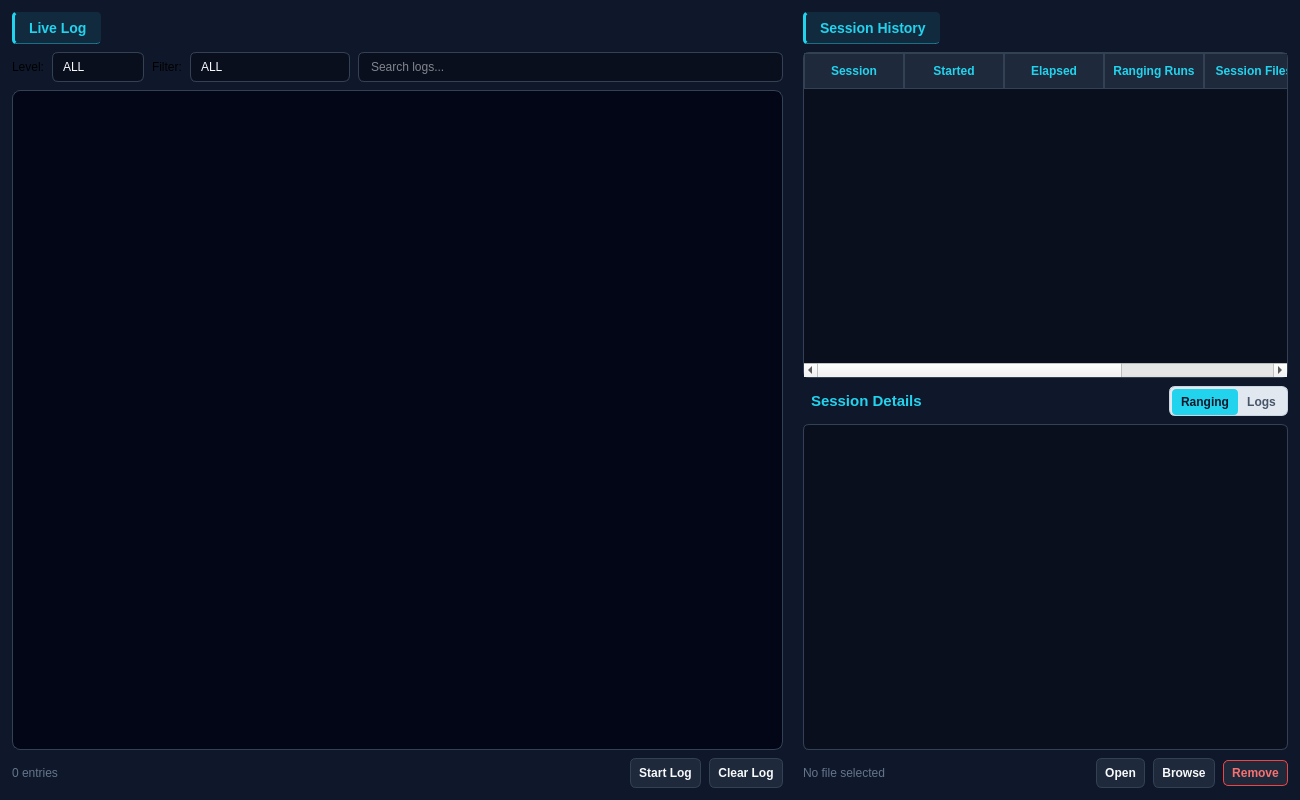
<?xml version="1.0" encoding="UTF-8"?>
<ui version="4.0">
 <class>LogTab</class>
 <widget class="QWidget" name="LogTab">
  <property name="geometry">
   <rect>
    <x>0</x>
    <y>0</y>
    <width>1300</width>
    <height>800</height>
   </rect>
  </property>
  <property name="styleSheet">
   <string notr="true">QWidget#LogTab { background: #0F172A; color: #F8FAFC; font-family: 'Segoe UI'; font-size: 13px; }
QPushButton { background-color: #1E293B; color: #F8FAFC; border: 1px solid #334155; border-radius: 6px; padding: 4px 8px; font-weight: bold; min-height: 20px; }
QPushButton:hover { background-color: #253346; border-color: #22D3EE; }
QPushButton:disabled { background-color: #0A0F1E; color: #64748B; border-color: #334155; }
QLineEdit, QComboBox { background-color: #0A0F1E; color: #F8FAFC; border: 1px solid #334155; border-radius: 6px; padding: 6px 10px; }
QLineEdit:focus, QComboBox:focus { border-color: #22D3EE; }
QComboBox::drop-down { border: none; width: 28px; }
QComboBox QAbstractItemView { background-color: #1E293B; color: #F8FAFC; border: 1px solid #334155; selection-background-color: #0E7490; selection-color: #F8FAFC; }
QTableWidget { background-color: #0A0F1E; color: #F8FAFC; border: 1px solid #334155; border-radius: 6px; gridline-color: #334155; selection-background-color: rgba(34, 211, 238, 0.15); selection-color: #22D3EE; alternate-background-color: #1E293B; }
QHeaderView::section { background-color: #1E293B; color: #22D3EE; border: 1px solid #334155; padding: 8px; font-weight: bold; }
QSplitter::handle { background-color: #0F172A; }</string>
  </property>
  <layout class="QVBoxLayout" name="main_outer_layout">
   <property name="spacing">
    <number>0</number>
   </property>
   <property name="leftMargin">
    <number>0</number>
   </property>
   <property name="topMargin">
    <number>0</number>
   </property>
   <property name="rightMargin">
    <number>0</number>
   </property>
   <property name="bottomMargin">
    <number>0</number>
   </property>
   <item>
    <widget class="QSplitter" name="splitter">
     <property name="orientation">
      <enum>Qt::Horizontal</enum>
     </property>
     <property name="childrenCollapsible">
      <bool>false</bool>
     </property>
     <widget class="QWidget" name="log_widget">
      <layout class="QVBoxLayout" name="log_layout">
       <property name="spacing">
        <number>8</number>
       </property>
       <property name="leftMargin">
        <number>12</number>
       </property>
       <property name="topMargin">
        <number>12</number>
       </property>
       <property name="rightMargin">
        <number>8</number>
       </property>
       <property name="bottomMargin">
        <number>12</number>
       </property>
       <item>
        <layout class="QHBoxLayout" name="log_header">
         <property name="spacing">
          <number>8</number>
         </property>
         <item>
          <widget class="QLabel" name="log_title">
           <property name="minimumSize">
            <size>
             <width>0</width>
             <height>32</height>
            </size>
           </property>
           <property name="maximumSize">
            <size>
             <width>16777215</width>
             <height>32</height>
            </size>
           </property>
           <property name="font">
            <font>
             <family>Segoe UI</family>
             <pointsize>10</pointsize>
             <weight>75</weight>
             <bold>true</bold>
            </font>
           </property>
           <property name="styleSheet">
            <string notr="true">color: #22D3EE; background-color: #112A3E; border-left: 3px solid #22D3EE; border-bottom: 1px solid rgba(34, 211, 238, 0.45); border-radius: 4px; padding: 4px 10px; font-family: 'Segoe UI'; font-size: 14px; font-weight: bold;</string>
           </property>
           <property name="text">
            <string>Live Log</string>
           </property>
           <property name="alignment">
            <set>Qt::AlignLeading|Qt::AlignLeft|Qt::AlignVCenter</set>
           </property>
          </widget>
         </item>
         <item>
          <spacer name="header_spacer">
           <property name="orientation">
            <enum>Qt::Horizontal</enum>
           </property>
           <property name="sizeHint" stdset="0">
            <size>
             <width>40</width>
             <height>20</height>
            </size>
           </property>
          </spacer>
         </item>
        </layout>
       </item>
       <item>
        <layout class="QHBoxLayout" name="log_filters">
         <property name="spacing">
          <number>8</number>
         </property>
         <item>
          <widget class="QLabel" name="lbl_level">
           <property name="text">
            <string>Level:</string>
           </property>
          </widget>
         </item>
         <item>
          <widget class="QComboBox" name="filter_level">
           <property name="minimumSize">
            <size>
             <width>86</width>
             <height>0</height>
            </size>
           </property>
           <property name="maximumSize">
            <size>
             <width>92</width>
             <height>16777215</height>
            </size>
           </property>
           <item>
            <property name="text">
             <string>ALL</string>
            </property>
           </item>
           <item>
            <property name="text">
             <string>INFO</string>
            </property>
           </item>
           <item>
            <property name="text">
             <string>WARN</string>
            </property>
           </item>
           <item>
            <property name="text">
             <string>ERROR</string>
            </property>
           </item>
           <item>
            <property name="text">
             <string>DEBUG</string>
            </property>
           </item>
          </widget>
         </item>
         <item>
          <widget class="QLabel" name="lbl_source">
           <property name="text">
            <string>Filter:</string>
           </property>
          </widget>
         </item>
         <item>
          <widget class="QComboBox" name="filter_source">
           <property name="minimumSize">
            <size>
             <width>160</width>
             <height>0</height>
            </size>
           </property>
           <property name="maximumSize">
            <size>
             <width>190</width>
             <height>16777215</height>
            </size>
           </property>
           <property name="toolTip">
            <string>Filter by log object code</string>
           </property>
           <item>
            <property name="text">
             <string>ALL</string>
            </property>
           </item>
          </widget>
         </item>
         <item>
          <widget class="QLineEdit" name="search_edit">
           <property name="minimumSize">
            <size>
             <width>170</width>
             <height>0</height>
            </size>
           </property>
           <property name="placeholderText">
            <string>Search logs...</string>
           </property>
          </widget>
         </item>
        </layout>
       </item>
       <item>
        <widget class="QTextEdit" name="log_text">
         <property name="font">
          <font>
           <family>Cascadia Code</family>
           <pointsize>11</pointsize>
          </font>
         </property>
         <property name="styleSheet">
          <string notr="true">QTextEdit { background-color: #020617; color: #10B981; border: 1px solid #334155; border-radius: 8px; padding: 8px; }</string>
         </property>
         <property name="readOnly">
          <bool>true</bool>
         </property>
        </widget>
       </item>
       <item>
        <layout class="QHBoxLayout" name="log_btns">
         <property name="spacing">
          <number>8</number>
         </property>
         <item>
          <widget class="QLabel" name="log_count">
           <property name="styleSheet">
            <string notr="true">color: #64748B;</string>
           </property>
           <property name="text">
            <string>0 entries</string>
           </property>
          </widget>
         </item>
         <item>
          <spacer name="btns_spacer">
           <property name="orientation">
            <enum>Qt::Horizontal</enum>
           </property>
           <property name="sizeHint" stdset="0">
            <size>
             <width>40</width>
             <height>20</height>
            </size>
           </property>
          </spacer>
         </item>
         <item>
          <widget class="QPushButton" name="btn_start_log">
           <property name="toolTip">
            <string>Start log streaming from device</string>
           </property>
           <property name="text">
            <string>Start Log</string>
           </property>
          </widget>
         </item>
         <item>
          <widget class="QPushButton" name="btn_clear_log">
           <property name="toolTip">
            <string>End and save the current log run</string>
           </property>
           <property name="text">
            <string>Clear Log</string>
           </property>
          </widget>
         </item>
        </layout>
       </item>
      </layout>
     </widget>
     <widget class="QWidget" name="history_widget">
      <layout class="QVBoxLayout" name="history_layout">
       <property name="spacing">
        <number>8</number>
       </property>
       <property name="leftMargin">
        <number>8</number>
       </property>
       <property name="topMargin">
        <number>12</number>
       </property>
       <property name="rightMargin">
        <number>12</number>
       </property>
       <property name="bottomMargin">
        <number>12</number>
       </property>
       <item>
        <layout class="QHBoxLayout" name="hist_header">
         <property name="spacing">
          <number>8</number>
         </property>
         <item>
          <widget class="QLabel" name="hist_title">
           <property name="minimumSize">
            <size>
             <width>0</width>
             <height>32</height>
            </size>
           </property>
           <property name="maximumSize">
            <size>
             <width>16777215</width>
             <height>32</height>
            </size>
           </property>
           <property name="font">
            <font>
             <family>Segoe UI</family>
             <pointsize>10</pointsize>
             <weight>75</weight>
             <bold>true</bold>
            </font>
           </property>
           <property name="styleSheet">
            <string notr="true">color: #22D3EE; background-color: #112A3E; border-left: 3px solid #22D3EE; border-bottom: 1px solid rgba(34, 211, 238, 0.45); border-radius: 4px; padding: 4px 10px; font-family: 'Segoe UI'; font-size: 14px; font-weight: bold;</string>
           </property>
           <property name="text">
            <string>Session History</string>
           </property>
           <property name="alignment">
            <set>Qt::AlignLeading|Qt::AlignLeft|Qt::AlignVCenter</set>
           </property>
          </widget>
         </item>
         <item>
          <spacer name="hist_spacer">
           <property name="orientation">
            <enum>Qt::Horizontal</enum>
           </property>
           <property name="sizeHint" stdset="0">
            <size>
             <width>40</width>
             <height>20</height>
            </size>
           </property>
          </spacer>
         </item>
        </layout>
       </item>
       <item>
        <widget class="QTableWidget" name="session_table">
         <property name="maximumSize">
          <size>
           <width>16777215</width>
           <height>380</height>
          </size>
         </property>
         <property name="alternatingRowColors">
          <bool>true</bool>
         </property>
         <property name="editTriggers">
          <set>QAbstractItemView::NoEditTriggers</set>
         </property>
         <property name="selectionBehavior">
          <enum>QAbstractItemView::SelectRows</enum>
         </property>
         <property name="columnCount">
          <number>6</number>
         </property>
         <attribute name="horizontalHeaderStretchLastSection">
          <bool>true</bool>
         </attribute>
         <attribute name="verticalHeaderVisible">
          <bool>false</bool>
         </attribute>
         <column>
          <property name="text">
           <string>Session</string>
          </property>
         </column>
         <column>
          <property name="text">
           <string>Started</string>
          </property>
         </column>
         <column>
          <property name="text">
           <string>Elapsed</string>
          </property>
         </column>
         <column>
          <property name="text">
           <string>Ranging Runs</string>
          </property>
         </column>
         <column>
          <property name="text">
           <string>Session Files</string>
          </property>
         </column>
         <column>
          <property name="text">
           <string>Browser</string>
          </property>
         </column>
        </widget>
       </item>
       <item>
        <layout class="QHBoxLayout" name="detail_header">
         <property name="spacing">
          <number>8</number>
         </property>
         <item>
          <widget class="QLabel" name="detail_title">
           <property name="font">
            <font>
             <family>Segoe UI</family>
             <pointsize>11</pointsize>
             <weight>75</weight>
             <bold>true</bold>
            </font>
           </property>
           <property name="styleSheet">
            <string notr="true">color: #22D3EE; padding: 2px 4px;</string>
           </property>
           <property name="text">
            <string>Session Details</string>
           </property>
          </widget>
         </item>
         <item>
          <spacer name="detail_header_spacer">
           <property name="orientation">
            <enum>Qt::Horizontal</enum>
           </property>
           <property name="sizeHint" stdset="0">
            <size>
             <width>40</width>
             <height>20</height>
            </size>
           </property>
          </spacer>
         </item>
         <item>
          <widget class="QFrame" name="detail_mode_switch">
           <property name="minimumSize">
            <size>
             <width>0</width>
             <height>30</height>
            </size>
           </property>
           <property name="maximumSize">
            <size>
             <width>250</width>
             <height>30</height>
            </size>
           </property>
           <property name="styleSheet">
            <string notr="true">QFrame#detail_mode_switch { background: #E2E8F0; border: 1px solid #CBD5E1; border-radius: 6px; }
QFrame#detail_mode_switch QPushButton { background: transparent; border: none; border-radius: 4px; color: #475569; font-weight: 600; padding: 3px 9px; }
QFrame#detail_mode_switch QPushButton:checked { background: #22D3EE; color: #0F172A; }
QFrame#detail_mode_switch QPushButton:hover { color: #0F172A; }</string>
           </property>
           <property name="frameShape">
            <enum>QFrame::NoFrame</enum>
           </property>
           <layout class="QHBoxLayout" name="detail_mode_layout">
            <property name="spacing">
             <number>0</number>
            </property>
            <property name="leftMargin">
             <number>2</number>
            </property>
            <property name="topMargin">
             <number>2</number>
            </property>
            <property name="rightMargin">
             <number>2</number>
            </property>
            <property name="bottomMargin">
             <number>2</number>
            </property>
            <item>
             <widget class="QPushButton" name="btn_detail_ranging">
              <property name="text">
               <string>Ranging</string>
              </property>
              <property name="checkable">
               <bool>true</bool>
              </property>
              <property name="checked">
               <bool>true</bool>
              </property>
              <property name="flat">
               <bool>true</bool>
              </property>
             </widget>
            </item>
            <item>
             <widget class="QPushButton" name="btn_detail_logs">
              <property name="text">
               <string>Logs</string>
              </property>
              <property name="checkable">
               <bool>true</bool>
              </property>
              <property name="flat">
               <bool>true</bool>
              </property>
             </widget>
            </item>
           </layout>
          </widget>
         </item>
        </layout>
       </item>
       <item>
        <widget class="QTableWidget" name="detail_table">
         <property name="alternatingRowColors">
          <bool>true</bool>
         </property>
         <property name="selectionBehavior">
          <enum>QAbstractItemView::SelectRows</enum>
         </property>
         <attribute name="horizontalHeaderStretchLastSection">
          <bool>true</bool>
         </attribute>
         <attribute name="verticalHeaderVisible">
          <bool>false</bool>
         </attribute>
        </widget>
       </item>
       <item>
        <layout class="QHBoxLayout" name="detail_action_row">
         <property name="spacing">
          <number>8</number>
         </property>
         <item>
          <widget class="QLabel" name="detail_selection_label">
           <property name="styleSheet">
            <string notr="true">color: #64748B;</string>
           </property>
           <property name="text">
            <string>No file selected</string>
           </property>
          </widget>
         </item>
         <item>
          <spacer name="detail_action_spacer">
           <property name="orientation">
            <enum>Qt::Horizontal</enum>
           </property>
           <property name="sizeHint" stdset="0">
            <size>
             <width>40</width>
             <height>20</height>
            </size>
           </property>
          </spacer>
         </item>
         <item>
          <widget class="QPushButton" name="btn_detail_open">
           <property name="text">
            <string>Open</string>
           </property>
          </widget>
         </item>
         <item>
          <widget class="QPushButton" name="btn_detail_browse">
           <property name="text">
            <string>Browse</string>
           </property>
          </widget>
         </item>
         <item>
          <widget class="QPushButton" name="btn_detail_remove">
           <property name="styleSheet">
            <string notr="true">QPushButton { color: #F87171; border: 1px solid #EF4444; border-radius: 5px; padding: 2px 8px; }
QPushButton:hover { background: #EF4444; color: #F8FAFC; }</string>
           </property>
           <property name="text">
            <string>Remove</string>
           </property>
          </widget>
         </item>
        </layout>
       </item>
      </layout>
     </widget>
    </widget>
   </item>
  </layout>
 </widget>
 <resources/>
 <connections/>
</ui>
